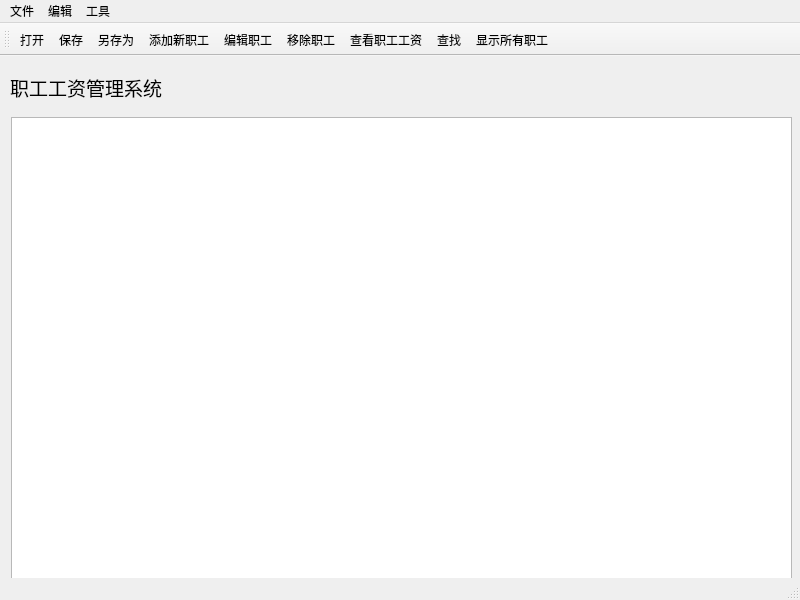
<?xml version="1.0" encoding="UTF-8"?>
<ui version="4.0">
 <class>MainWindow</class>
 <widget class="QMainWindow" name="MainWindow">
  <property name="geometry">
   <rect>
    <x>0</x>
    <y>0</y>
    <width>800</width>
    <height>600</height>
   </rect>
  </property>
  <property name="sizePolicy">
   <sizepolicy hsizetype="Ignored" vsizetype="Ignored">
    <horstretch>0</horstretch>
    <verstretch>0</verstretch>
   </sizepolicy>
  </property>
  <property name="windowTitle">
   <string>MainWindow</string>
  </property>
  <widget class="QWidget" name="centralwidget">
   <widget class="QTableView" name="tableView">
    <property name="geometry">
     <rect>
      <x>11</x>
      <y>61</y>
      <width>781</width>
      <height>471</height>
     </rect>
    </property>
    <property name="sizePolicy">
     <sizepolicy hsizetype="Expanding" vsizetype="Expanding">
      <horstretch>0</horstretch>
      <verstretch>0</verstretch>
     </sizepolicy>
    </property>
   </widget>
   <widget class="QLabel" name="label">
    <property name="geometry">
     <rect>
      <x>10</x>
      <y>20</y>
      <width>192</width>
      <height>23</height>
     </rect>
    </property>
    <property name="font">
     <font>
      <family>黑体</family>
      <pointsize>14</pointsize>
     </font>
    </property>
    <property name="text">
     <string>职工工资管理系统</string>
    </property>
   </widget>
  </widget>
  <widget class="QMenuBar" name="menubar">
   <property name="geometry">
    <rect>
     <x>0</x>
     <y>0</y>
     <width>800</width>
     <height>25</height>
    </rect>
   </property>
   <widget class="QMenu" name="menuFile">
    <property name="title">
     <string>文件</string>
    </property>
    <addaction name="actionOpen"/>
    <addaction name="actionSave"/>
    <addaction name="actionSave_As"/>
   </widget>
   <widget class="QMenu" name="menu">
    <property name="title">
     <string>编辑</string>
    </property>
    <addaction name="actionAdd"/>
    <addaction name="actionEdit"/>
    <addaction name="actionDelete"/>
   </widget>
   <widget class="QMenu" name="menu_2">
    <property name="title">
     <string>工具</string>
    </property>
    <addaction name="actionSalary"/>
    <addaction name="actionSearch"/>
    <addaction name="actionShowAll"/>
   </widget>
   <addaction name="menuFile"/>
   <addaction name="menu"/>
   <addaction name="menu_2"/>
  </widget>
  <widget class="QStatusBar" name="statusbar"/>
  <widget class="QToolBar" name="toolBar">
   <property name="contextMenuPolicy">
    <enum>Qt::DefaultContextMenu</enum>
   </property>
   <property name="windowTitle">
    <string>toolBar</string>
   </property>
   <attribute name="toolBarArea">
    <enum>TopToolBarArea</enum>
   </attribute>
   <attribute name="toolBarBreak">
    <bool>false</bool>
   </attribute>
   <addaction name="actionOpen"/>
   <addaction name="actionSave"/>
   <addaction name="actionSave_As"/>
   <addaction name="actionAdd"/>
   <addaction name="actionEdit"/>
   <addaction name="actionDelete"/>
   <addaction name="actionSalary"/>
   <addaction name="actionSearch"/>
   <addaction name="actionShowAll"/>
  </widget>
  <action name="actionOpen">
   <property name="text">
    <string>打开</string>
   </property>
  </action>
  <action name="actionSave">
   <property name="text">
    <string>保存</string>
   </property>
  </action>
  <action name="actionSave_As">
   <property name="text">
    <string>另存为</string>
   </property>
  </action>
  <action name="actionAdd">
   <property name="text">
    <string>添加新职工</string>
   </property>
  </action>
  <action name="actionEdit">
   <property name="text">
    <string>编辑职工</string>
   </property>
  </action>
  <action name="actionDelete">
   <property name="text">
    <string>移除职工</string>
   </property>
  </action>
  <action name="actionSearch">
   <property name="text">
    <string>查找</string>
   </property>
  </action>
  <action name="actionShowAll">
   <property name="text">
    <string>显示所有职工</string>
   </property>
  </action>
  <action name="actionSalary">
   <property name="text">
    <string>查看职工工资</string>
   </property>
  </action>
 </widget>
 <resources/>
 <connections/>
</ui>
